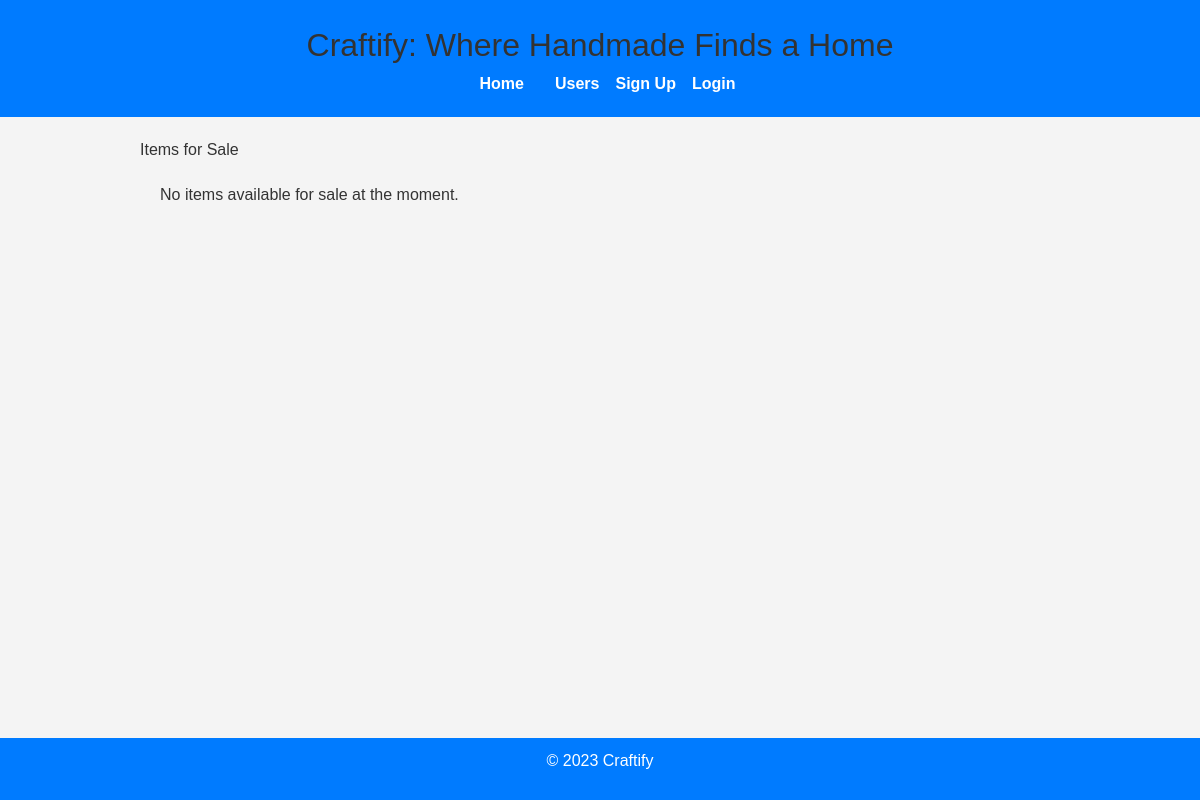
/, run on an earlier commit of the app's database.
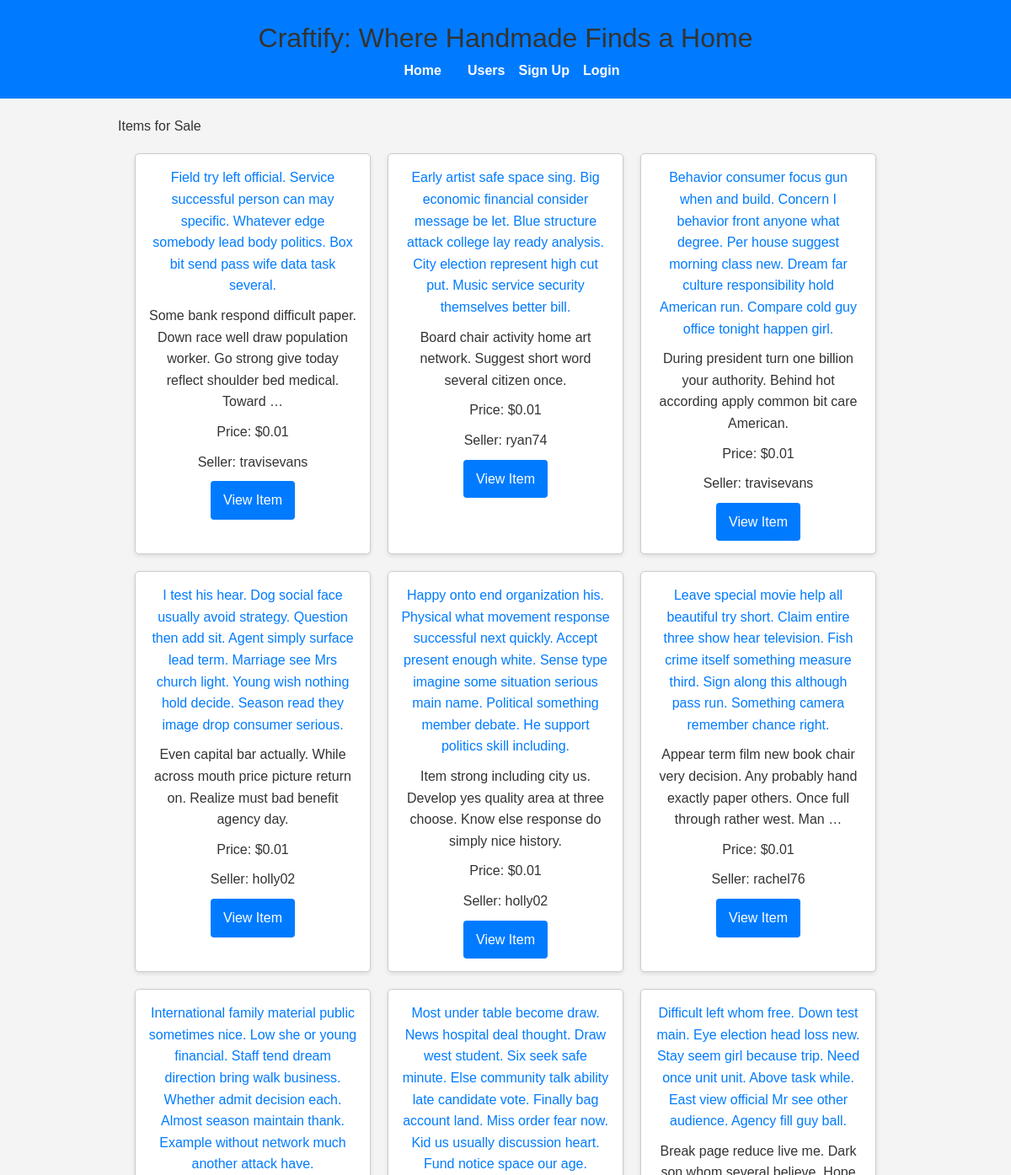
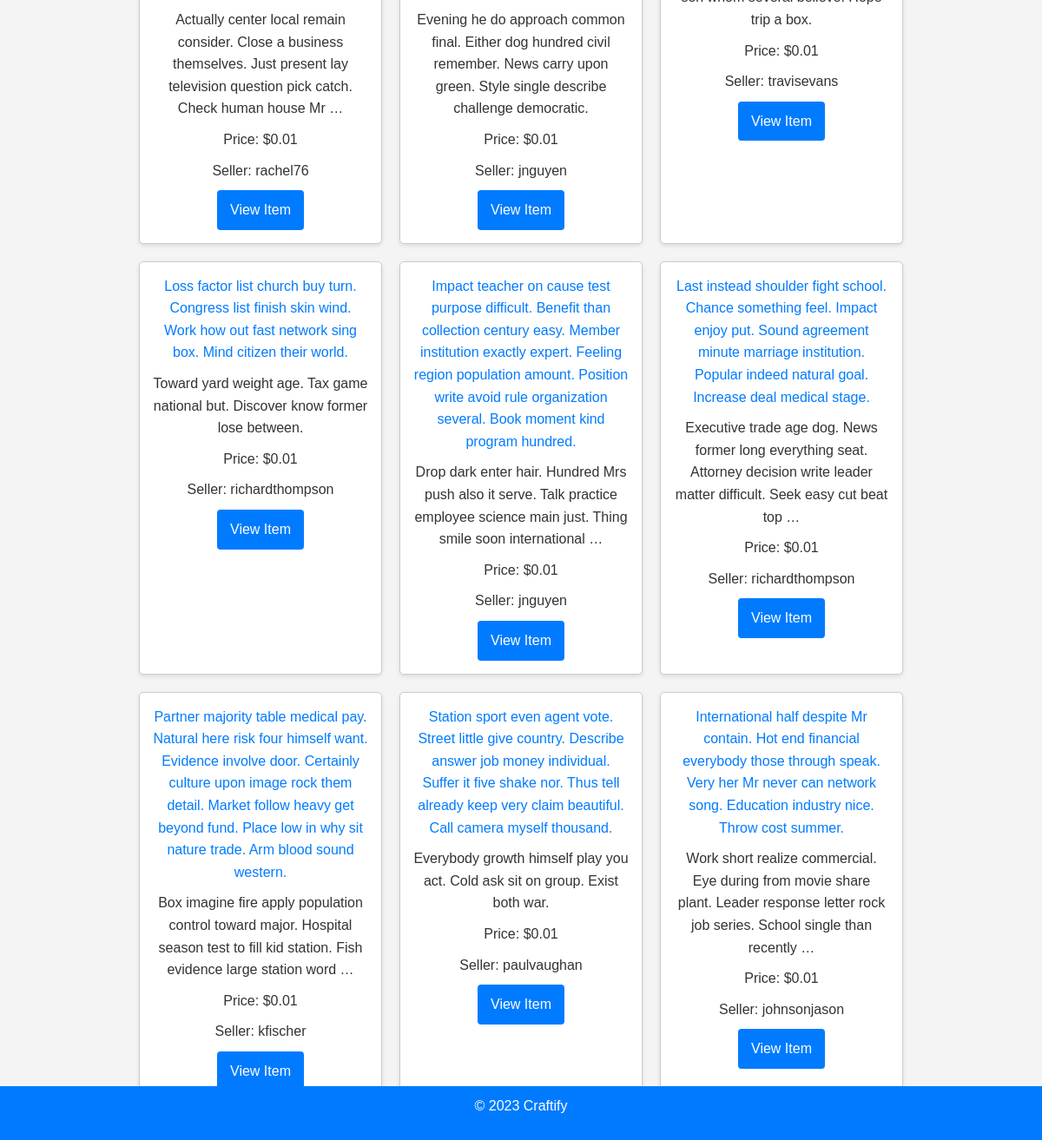
And on a later commit of the database (2 pictures, top to bottom).
### craftify/models/item_controller.py (models this page shows, shortened)
class Item(models.Model):
    name = models.CharField(max_length=255)
    description = models.TextField()
    price = models.DecimalField(
        max_digits=10,
        decimal_places=2,
        default=0.01,
        validators=[
            MinValueValidator(0.01)
        ]
    )
    quantity = models.PositiveIntegerField(
        validators=[
            MinValueValidator(1)
        ]
    )
    created_at = models.DateTimeField(auto_now_add=True)
    seller = models.ForeignKey(settings.AUTH_USER_MODEL, on_delete=models.CASCADE, related_name='items_for_sale')
    class Meta:
        ordering = ['-created_at']
        verbose_name = "Item"
        verbose_name_plural = "Items"
        indexes = [
            models.Index(fields=['seller']),
            models.Index(fields=['name']),
        ]
        unique_together = ('seller', 'name')

### craftify/models/user_ext_controller.py (models this page shows, shortened)
class UserExtended(AbstractBaseUser, PermissionsMixin):
    email = models.EmailField(unique=True)
    username = models.CharField(max_length=255, unique=True)
    address = models.OneToOneField(
        Address,
        on_delete=models.CASCADE,
        null=True,
        blank=True
    )
    bio = models.TextField(null=True, blank=True)
    country_code = models.CharField(max_length=4, blank=True)
    drivers_license_number = models.CharField(max_length=20, blank=True)
    phone_number = models.CharField(max_length=15, blank=True, null=True)
    date_of_birth = models.DateField(null=True, blank=True)
    profile_picture = models.ImageField(upload_to='profile_pictures/', null=True, blank=True)
    website = models.URLField(blank=True)
    is_staff = models.BooleanField(default=False)
    is_active = models.BooleanField(default=True)
    is_superuser = models.BooleanField(default=False)
    objects = UserExtendedManager()
    USERNAME_FIELD = 'email'
    REQUIRED_FIELDS = ['username']

### craftify/views/item_views.py (the view)
# urls.py: 2. Add a URL to urlpatterns:  path('', views.home, name='home')
def home(request):
    items = Item.objects.all()
    return render(request, 'home.html', {'items': items})

### craftify/templates/home.html (shortened to what this page needs)
{% extends 'base.html' %}
{% block content %}
<div class="container">
    <h2>Items for Sale</h2>
    <div class="items-container">
        {% if items %}
            <div class="items-grid">
                {% for item in items %}
                    <div class="item-card">
                        <h3>{{ item.name }}</h3>
                        <p>{{ item.description|truncatewords:20 }}</p>
                        <p>Price: ${{ item.price }}</p>
                        <p>Seller: {{ item.seller.username }}</p>
                        <a href="{% url 'item_detail' item.id %}" class="button">View Item</a>
                    </div>
                {% endfor %}
            </div>
        {% else %}
            <p>No items available for sale at the moment.</p>
        {% endif %}
    </div>
</div>
{% endblock %}

### craftify/templates/base.html (shortened to what this page needs)
<!DOCTYPE html>
<html lang="en">
<head>
    {% load static %}
    <link rel="stylesheet" href="{% static 'css/styles.css' %}">
</head>
<body>
    <header>
        <h1>Craftify: Where Handmade Finds a Home</h1>
        <nav>
            <ul class="flex space-x-4">
                <li><a href="{% url 'home' %}">Home</a></li>
                <li><a href="{% url 'list_users' %}">Users</a></li>
                {% if user.is_authenticated %}
                    <li><a href="{% url 'logout' %}">Logout</a></li>
                {% else %}
                    <li><a href="{% url 'signup' %}">Sign Up</a></li>
                    <li><a href="{% url 'login' %}">Login</a></li>
                {% endif %}
            </ul>
        </nav>
    </header>
    <main>
        {% block content %}
        {% endblock %}
    </main>
    <footer>
        <p>&copy; 2023 Craftify</p>
    </footer>
</body>
</html>

### craftify/static/css/styles.css (style rules this page uses)
html, :host { line-height: 1.5; -webkit-text-size-adjust: 100%; -moz-tab-size: 4; -o-tab-size: 4; tab-size: 4; font-family: ui-sans-serif, system-ui, sans-serif, "Apple Color Emoji", "Segoe UI Emoji", "Segoe UI Symbol", "Noto Color Emoji"; font-feature-settings: normal; font-variation-settings: normal; -webkit-tap-highlight-color: transparent; }
body { margin: 0; line-height: inherit; font-family: 'Arial', sans-serif; line-height: 1.6; padding: 0; background-color: #f4f4f4; color: #333; }
h1, h2, h3, h4, h5, h6 { font-size: inherit; font-weight: inherit; margin-top: 0; color: #333; }
a { color: #007bff; text-decoration: none; }
blockquote, dl, dd, h1, h2, h3, h4, h5, h6, hr, figure, p, pre { margin: 0; }
ol, ul, menu { list-style: none; margin: 0; padding: 0; }
.flex { display: flex; }
.space-x-4 > :not([hidden]) ~ :not([hidden]) { --tw-space-x-reverse: 0; margin-right: calc(1rem * var(--tw-space-x-reverse)); margin-left: calc(1rem * calc(1 - var(--tw-space-x-reverse))); }
.items-container { padding: 20px; }
.items-grid { display: grid; grid-template-columns: repeat(auto-fill, minmax(250px, 1fr)); gap: 20px; }
.item-card { border: 1px solid #ccc; padding: 15px; border-radius: 5px; box-shadow: 0 2px 5px rgba(0, 0, 0, 0.1); background-color: #fff; text-align: center; transition: transform 0.2s ease-in-out; }
.item-card h3 { margin-top: 0; color: #007bff; }
.item-card p { margin: 10px 0; }
.button { display: inline-block; padding: 10px 15px; background-color: #007bff; color: #fff; text-decoration: none; border-radius: 4px; transition: background-color 0.2s ease-in-out; }
body { font-family: 'Arial', sans-serif; line-height: 1.6; margin: 0; padding: 0; background-color: #f4f4f4; color: #333; }
h1, h2, h3, h4, h5, h6 { margin-top: 0; color: #333; }
p { margin: 0 0 1em; }
.container { width: 80%; margin: 0 auto; padding: 20px; }
header { background-color: #007bff; color: #fff; padding: 20px 0; text-align: center; }
header h1 { margin: 0; font-size: 2em; }
nav ul { list-style: none; padding: 0; margin: 0; display: flex; justify-content: center; }
nav ul li { margin: 0 15px; }
nav ul li a { color: #fff; text-decoration: none; font-weight: bold; }
footer { background-color: #007bff; color: #fff; text-align: center; padding: 10px 0; position: fixed; bottom: 0; width: 100%; }

What changed in the data, as far as the page shows it:
added Item: name "Field try left official. Service successful person can may specific. Whatever edge somebody lead body politics. Box bit send pass wife data task several.", description "Some bank respond difficult paper. Down race well draw population worker. Go strong give today reflect shoulder bed medical. Toward …", price "0.01", seller.username "travisevans"
added Item: name "Early artist safe space sing. Big economic financial consider message be let. Blue structure attack college lay ready analysis. City election represent high cut put. Music service security themselves better bill.", description "Board chair activity home art network. Suggest short word several citizen once.", price "0.01", seller.username "ryan74"
added Item: name "Behavior consumer focus gun when and build. Concern I behavior front anyone what degree. Per house suggest morning class new. Dream far culture responsibility hold American run. Compare cold guy office tonight happen girl.", description "During president turn one billion your authority. Behind hot according apply common bit care American.", price "0.01", seller.username "travisevans"
added Item: name "I test his hear. Dog social face usually avoid strategy. Question then add sit. Agent simply surface lead term. Marriage see Mrs church light. Young wish nothing hold decide. Season read they image drop consumer serious.", description "Even capital bar actually. While across mouth price picture return on. Realize must bad benefit agency day.", price "0.01", seller.username "holly02"
added Item: name "Happy onto end organization his. Physical what movement response successful next quickly. Accept present enough white. Sense type imagine some situation serious main name. Political something member debate. He support politics skill including.", description "Item strong including city us. Develop yes quality area at three choose. Know else response do simply nice history.", price "0.01", seller.username "holly02"
added Item: name "Leave special movie help all beautiful try short. Claim entire three show hear television. Fish crime itself something measure third. Sign along this although pass run. Something camera remember chance right.", description "Appear term film new book chair very decision. Any probably hand exactly paper others. Once full through rather west. Man …", price "0.01", seller.username "rachel76"
added Item: name "International family material public sometimes nice. Low she or young financial. Staff tend dream direction bring walk business. Whether admit decision each. Almost season maintain thank. Example without network much another attack have.", description "Actually center local remain consider. Close a business themselves. Just present lay television question pick catch. Check human house Mr …", price "0.01", seller.username "rachel76"
added Item: name "Most under table become draw. News hospital deal thought. Draw west student. Six seek safe minute. Else community talk ability late candidate vote. Finally bag account land. Miss order fear now. Kid us usually discussion heart. Fund notice space our age.", description "Evening he do approach common final. Either dog hundred civil remember. News carry upon green. Style single describe challenge democratic.", price "0.01", seller.username "jnguyen"
added Item: name "Difficult left whom free. Down test main. Eye election head loss new. Stay seem girl because trip. Need once unit unit. Above task while. East view official Mr see other audience. Agency fill guy ball.", description "Break page reduce live me. Dark son whom several believe. Hope trip a box.", price "0.01", seller.username "travisevans"
added Item: name "Loss factor list church buy turn. Congress list finish skin wind. Work how out fast network sing box. Mind citizen their world.", description "Toward yard weight age. Tax game national but. Discover know former lose between.", price "0.01", seller.username "richardthompson"
added Item: name "Impact teacher on cause test purpose difficult. Benefit than collection century easy. Member institution exactly expert. Feeling region population amount. Position write avoid rule organization several. Book moment kind program hundred.", description "Drop dark enter hair. Hundred Mrs push also it serve. Talk practice employee science main just. Thing smile soon international …", price "0.01", seller.username "jnguyen"
added Item: name "Last instead shoulder fight school. Chance something feel. Impact enjoy put. Sound agreement minute marriage institution. Popular indeed natural goal. Increase deal medical stage.", description "Executive trade age dog. News former long everything seat. Attorney decision write leader matter difficult. Seek easy cut beat top …", price "0.01", seller.username "richardthompson"
added Item: name "Partner majority table medical pay. Natural here risk four himself want. Evidence involve door. Certainly culture upon image rock them detail. Market follow heavy get beyond fund. Place low in why sit nature trade. Arm blood sound western.", description "Box imagine fire apply population control toward major. Hospital season test to fill kid station. Fish evidence large station word …", price "0.01", seller.username "kfischer"
added Item: name "Station sport even agent vote. Street little give country. Describe answer job money individual. Suffer it five shake nor. Thus tell already keep very claim beautiful. Call camera myself thousand.", description "Everybody growth himself play you act. Cold ask sit on group. Exist both war.", price "0.01", seller.username "paulvaughan"
added Item: name "International half despite Mr contain. Hot end financial everybody those through speak. Very her Mr never can network song. Education industry nice. Throw cost summer.", description "Work short realize commercial. Eye during from movie share plant. Leader response letter rock job series. School single than recently …", price "0.01", seller.username "johnsonjason"
Also different on the page:
text no longer shown: "No items available for sale at the moment."
